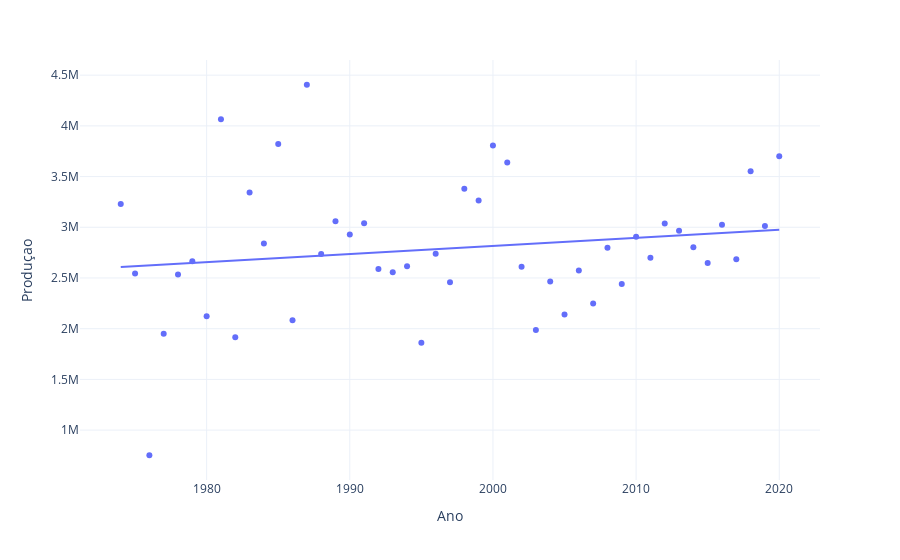

Here is the notebook cell this chart was saved with:
### Markdown cell above
* Café

### Code cell
fig =px.scatter(df_cafe, x ='Ano', y='Produçao', trendline= 'ols')
fig.update_layout(template = 'plotly_white')
